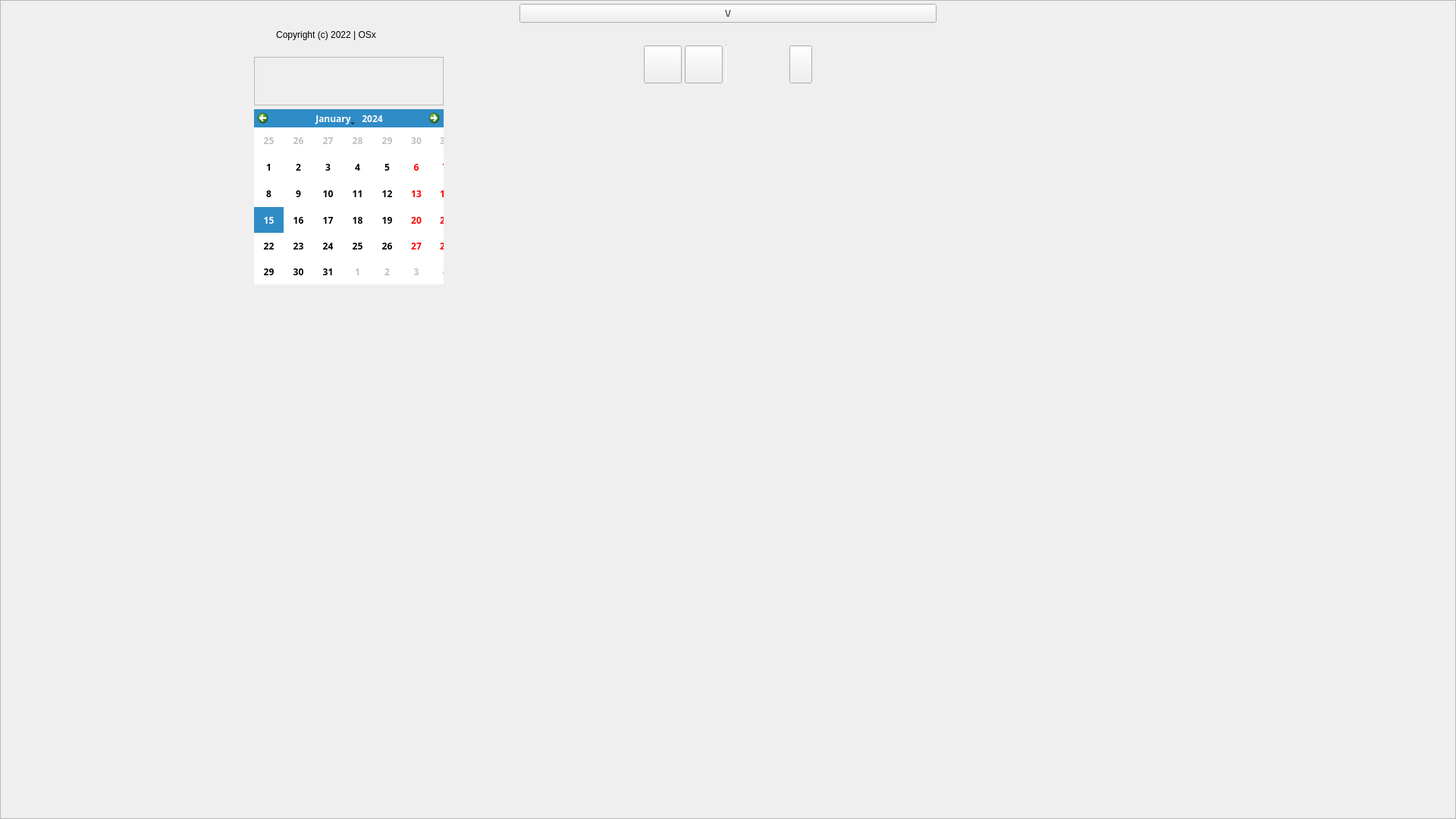
<?xml version="1.0" encoding="UTF-8"?>
<ui version="4.0">
 <class>MainWindow</class>
 <widget class="QWidget" name="MainWindow">
  <property name="geometry">
   <rect>
    <x>0</x>
    <y>0</y>
    <width>1920</width>
    <height>1080</height>
   </rect>
  </property>
  <widget class="QFrame" name="f_main">
   <property name="geometry">
    <rect>
     <x>0</x>
     <y>0</y>
     <width>1920</width>
     <height>1080</height>
    </rect>
   </property>
   <property name="frameShape">
    <enum>QFrame::StyledPanel</enum>
   </property>
   <property name="frameShadow">
    <enum>QFrame::Raised</enum>
   </property>
   <widget class="SlidingStackedWidget" name="stackedWidget">
    <property name="geometry">
     <rect>
      <x>0</x>
      <y>0</y>
      <width>1920</width>
      <height>1080</height>
     </rect>
    </property>
   </widget>
   <widget class="QLabel" name="label">
    <property name="geometry">
     <rect>
      <x>0</x>
      <y>0</y>
      <width>1920</width>
      <height>1080</height>
     </rect>
    </property>
   </widget>
  </widget>
  <widget class="QFrame" name="f_child">
   <property name="geometry">
    <rect>
     <x>0</x>
     <y>0</y>
     <width>1920</width>
     <height>1080</height>
    </rect>
   </property>
   <widget class="QFrame" name="f_menu">
    <property name="geometry">
     <rect>
      <x>845</x>
      <y>55</y>
      <width>230</width>
      <height>60</height>
     </rect>
    </property>
    <layout class="QHBoxLayout">
     <property name="spacing">
      <number>4</number>
     </property>
     <property name="leftMargin">
      <number>4</number>
     </property>
     <property name="topMargin">
      <number>4</number>
     </property>
     <property name="rightMargin">
      <number>4</number>
     </property>
     <property name="bottomMargin">
      <number>4</number>
     </property>
     <item>
      <widget class="QPushButton" name="btn_mixer">
       <property name="minimumSize">
        <size>
         <width>50</width>
         <height>50</height>
        </size>
       </property>
       <property name="maximumSize">
        <size>
         <width>50</width>
         <height>50</height>
        </size>
       </property>
       <property name="icon">
        <iconset>
         <normaloff>:/img/img_2.png</normaloff>:/img/img_2.png</iconset>
       </property>
       <property name="iconSize">
        <size>
         <width>25</width>
         <height>25</height>
        </size>
       </property>
      </widget>
     </item>
     <item>
      <widget class="QPushButton" name="btn_interpreter">
       <property name="minimumSize">
        <size>
         <width>50</width>
         <height>50</height>
        </size>
       </property>
       <property name="maximumSize">
        <size>
         <width>50</width>
         <height>50</height>
        </size>
       </property>
       <property name="icon">
        <iconset>
         <normaloff>:/img/img_1.png</normaloff>:/img/img_1.png</iconset>
       </property>
       <property name="iconSize">
        <size>
         <width>25</width>
         <height>25</height>
        </size>
       </property>
      </widget>
     </item>
     <item>
      <widget class="Line" name="line">
       <property name="sizePolicy">
        <sizepolicy hsizetype="Fixed" vsizetype="Minimum">
         <horstretch>0</horstretch>
         <verstretch>0</verstretch>
        </sizepolicy>
       </property>
       <property name="maximumSize">
        <size>
         <width>1</width>
         <height>52</height>
        </size>
       </property>
       <property name="orientation">
        <enum>Qt::Vertical</enum>
       </property>
      </widget>
     </item>
     <item>
      <widget class="MylTime" name="l_time">
       <property name="font">
        <font>
         <pointsize>16</pointsize>
        </font>
       </property>
       <property name="text">
        <string/>
       </property>
       <property name="alignment">
        <set>Qt::AlignCenter</set>
       </property>
      </widget>
     </item>
     <item>
      <widget class="MybtnSettings" name="btn_settings">
       <property name="minimumSize">
        <size>
         <width>30</width>
         <height>50</height>
        </size>
       </property>
       <property name="maximumSize">
        <size>
         <width>30</width>
         <height>50</height>
        </size>
       </property>
       <property name="icon">
        <iconset>
         <normaloff>:/img/img_3.png</normaloff>:/img/img_3.png</iconset>
       </property>
       <property name="iconSize">
        <size>
         <width>25</width>
         <height>25</height>
        </size>
       </property>
      </widget>
     </item>
    </layout>
   </widget>
   <widget class="StatsWidget" name="StatsWidget">
    <property name="geometry">
     <rect>
      <x>0</x>
      <y>1030</y>
      <width>120</width>
      <height>50</height>
     </rect>
    </property>
    <layout class="QVBoxLayout" name="vl_1">
     <property name="spacing">
      <number>0</number>
     </property>
     <property name="leftMargin">
      <number>0</number>
     </property>
     <property name="topMargin">
      <number>0</number>
     </property>
     <property name="rightMargin">
      <number>0</number>
     </property>
     <property name="bottomMargin">
      <number>0</number>
     </property>
     <item alignment="Qt::AlignBottom">
      <widget class="QLabel" name="l_stat"/>
     </item>
     <item alignment="Qt::AlignBottom">
      <widget class="QLabel" name="l_stat_1"/>
     </item>
     <item alignment="Qt::AlignBottom">
      <widget class="QLabel" name="l_stat_2"/>
     </item>
    </layout>
   </widget>
   <widget class="QFrame" name="VersionWidget">
    <property name="geometry">
     <rect>
      <x>330</x>
      <y>4</y>
      <width>200</width>
      <height>60</height>
     </rect>
    </property>
    <layout class="QVBoxLayout" name="verticalLayout">
     <item>
      <widget class="QLabel" name="l_1">
       <property name="text">
        <string/>
       </property>
       <property name="alignment">
        <set>Qt::AlignCenter</set>
       </property>
      </widget>
     </item>
     <item>
      <widget class="QLabel" name="l_2">
       <property name="text">
        <string>Copyright (c) 2022 | OSx</string>
       </property>
       <property name="alignment">
        <set>Qt::AlignCenter</set>
       </property>
      </widget>
     </item>
    </layout>
   </widget>
   <widget class="TimeWidget" name="TimeWidget">
    <property name="geometry">
     <rect>
      <x>330</x>
      <y>70</y>
      <width>260</width>
      <height>310</height>
     </rect>
    </property>
    <property name="font">
     <font>
      <family>Biennale Black</family>
      <weight>75</weight>
      <bold>true</bold>
     </font>
    </property>
    <layout class="QVBoxLayout" name="vL_3">
     <property name="spacing">
      <number>5</number>
     </property>
     <property name="leftMargin">
      <number>5</number>
     </property>
     <property name="topMargin">
      <number>5</number>
     </property>
     <property name="rightMargin">
      <number>5</number>
     </property>
     <property name="bottomMargin">
      <number>5</number>
     </property>
     <item>
      <widget class="QFrame" name="container_1">
       <property name="frameShape">
        <enum>QFrame::StyledPanel</enum>
       </property>
       <property name="frameShadow">
        <enum>QFrame::Raised</enum>
       </property>
       <layout class="QVBoxLayout" name="vL_4">
        <property name="spacing">
         <number>0</number>
        </property>
        <property name="leftMargin">
         <number>0</number>
        </property>
        <property name="topMargin">
         <number>0</number>
        </property>
        <property name="rightMargin">
         <number>0</number>
        </property>
        <property name="bottomMargin">
         <number>0</number>
        </property>
        <item alignment="Qt::AlignHCenter|Qt::AlignVCenter">
         <widget class="QLabel" name="l_time_1">
          <property name="font">
           <font>
            <pointsize>24</pointsize>
           </font>
          </property>
          <property name="cursor">
           <cursorShape>PointingHandCursor</cursorShape>
          </property>
          <property name="text">
           <string/>
          </property>
         </widget>
        </item>
        <item alignment="Qt::AlignHCenter|Qt::AlignVCenter">
         <widget class="QLabel" name="l_date_1">
          <property name="font">
           <font>
            <pointsize>10</pointsize>
           </font>
          </property>
          <property name="text">
           <string/>
          </property>
         </widget>
        </item>
       </layout>
      </widget>
     </item>
     <item>
      <widget class="QCalendarWidget" name="calendar">
       <property name="minimumSize">
        <size>
         <width>0</width>
         <height>220</height>
        </size>
       </property>
       <property name="gridVisible">
        <bool>false</bool>
       </property>
       <property name="selectionMode">
        <enum>QCalendarWidget::NoSelection</enum>
       </property>
       <property name="horizontalHeaderFormat">
        <enum>QCalendarWidget::NoHorizontalHeader</enum>
       </property>
       <property name="verticalHeaderFormat">
        <enum>QCalendarWidget::NoVerticalHeader</enum>
       </property>
       <property name="navigationBarVisible">
        <bool>true</bool>
       </property>
       <property name="dateEditEnabled">
        <bool>false</bool>
       </property>
      </widget>
     </item>
    </layout>
   </widget>
   <widget class="QPushButton" name="btn_hide">
    <property name="geometry">
     <rect>
      <x>685</x>
      <y>5</y>
      <width>550</width>
      <height>25</height>
     </rect>
    </property>
    <property name="text">
     <string>\/</string>
    </property>
    <property name="shortcut">
     <string>Esc</string>
    </property>
   </widget>
   <zorder>TimeWidget</zorder>
   <zorder>VersionWidget</zorder>
   <zorder>StatsWidget</zorder>
   <zorder>f_menu</zorder>
   <zorder>btn_hide</zorder>
  </widget>
 </widget>
 <customwidgets>
  <customwidget>
   <class>StatsWidget</class>
   <extends>QFrame</extends>
   <header>widgets.stats_widget.h</header>
   <container>1</container>
  </customwidget>
  <customwidget>
   <class>MybtnSettings</class>
   <extends>QPushButton</extends>
   <header>widgets.btn_settings.h</header>
  </customwidget>
  <customwidget>
   <class>SlidingStackedWidget</class>
   <extends>QStackedWidget</extends>
   <header>widgets.sliding_stacked_widget.h</header>
   <container>1</container>
  </customwidget>
  <customwidget>
   <class>TimeWidget</class>
   <extends>QFrame</extends>
   <header>widgets.time_widget.h</header>
   <container>1</container>
  </customwidget>
  <customwidget>
   <class>MylTime</class>
   <extends>QLabel</extends>
   <header>widgets.l_time.h</header>
  </customwidget>
 </customwidgets>
 <resources/>
 <connections/>
</ui>
